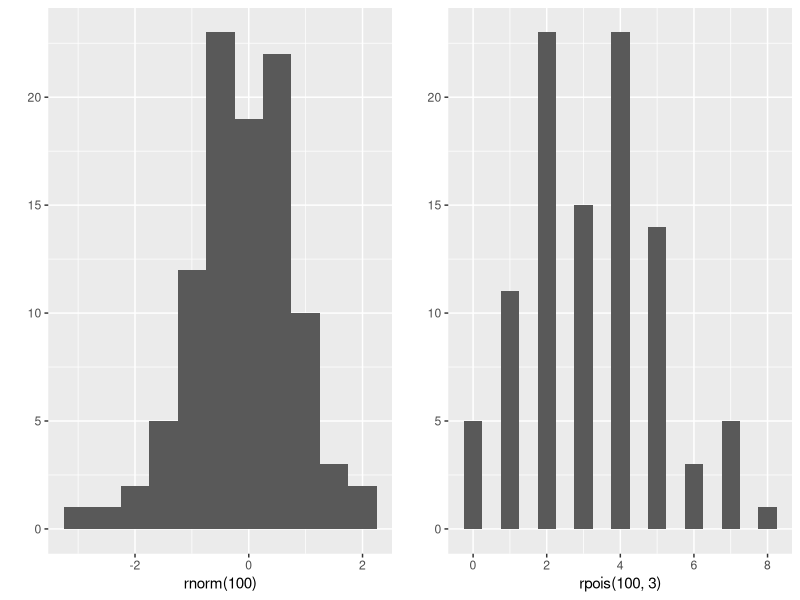

Write R code to recreate this figure. (Note: this script raises an error after producing the figure.)
# ggplot2 Notes
require(ggplot2)

# plot ggplots side by side
# source: http://stackoverflow.com/a/3935554
require(gridExtra)
plot1 <- qplot(rnorm(100), binwidth = 0.5)
plot2 <- qplot(rpois(100, 3), binwidth = 0.5)
grid.arrange(plot1, plot2, ncol = 2)

# change legend title
# source: http://stackoverflow.com/a/14622513
p <- ggplot(df, aes(x=rating, fill=cond)) +
            geom_density(alpha=.3) +
            xlab("NEW RATING TITLE") +
            ylab("NEW DENSITY TITLE")
p <- p + guides(fill=guide_legend(title="New Legend Title"))

# add annotation to side of plot
# source: http://stackoverflow.com/a/12417481/6873133

# increase size of points
# source: http://stackoverflow.com/a/9789895/6873133
dt <- data.frame(country = letters[1:20], val = rnorm(20), siz = rnorm(20))
qplot(x = country, y = val, data = dt, geom = "point", size = siz) +
    scale_size(range = c(2, 10))

# remove all of (x) axis labels
# remove everything, but can pick and choose which ones to keep
# source: https://stackoverflow.com/a/35090981/6873133
ggplot(data = diamonds, mapping = aes(x = clarity)) + geom_bar(aes(fill = cut))+
  theme(axis.title.x = element_blank(),
        axis.text.x = element_blank(),
        axis.ticks.x = element_blank())

# draw ellipses around scatterplot clusters
# default, 95% of data drawn around
# source: http://ggplot2.tidyverse.org/reference/stat_ellipse.html
faithpoint <- ggplot(faithful, aes(waiting, eruptions, color = eruptions > 3)) +
    geom_point() +
faithpoint + stat_ellipse()
faithpoint + stat_ellipse(level = 0.99)
